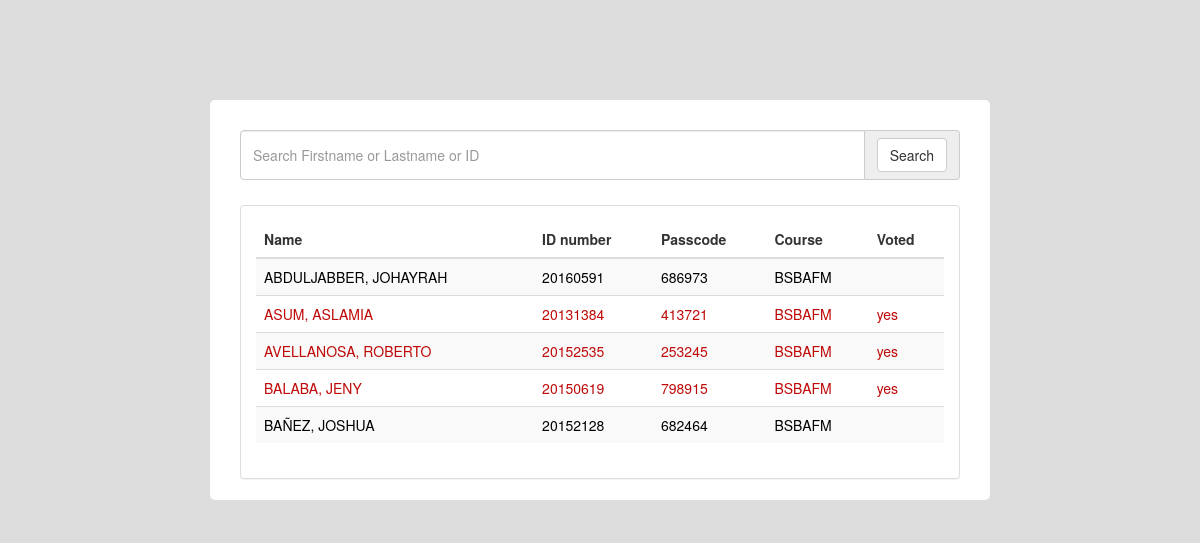
The page / on the database its author committed.
### tables this page shows
CREATE TABLE `students` (
  `id` int(255) NOT NULL,
  `last_name` varchar(255) NOT NULL,
  `first_name` varchar(255) NOT NULL,
  `ID_number` int(255) NOT NULL,
  `course` varchar(25) NOT NULL,
  `year` varchar(255) NOT NULL,
  `passcode` varchar(255) NOT NULL,
  `vote` varchar(255) NOT NULL
);

### php.php (called while the page is built, shortened)
<?php
function connect(){
	$db = new PDO("mysql:host=localhost;dbname=voting","root","");
	return $db;
}
function getstudents(){
	$db = connect();
	$query = $db->prepare("SELECT * FROM students LIMIT 5");
	$query->execute();
	$results = $query->fetchAll(PDO::FETCH_OBJ);
	return $results;
}
 ?>

### index.php (the view, shortened to what this page needs)
<?php include_once 'php.php'; ?>
<!DOCTYPE html>
<html>
<head>
	<link rel="stylesheet" type="text/css" href="plugins/bootstrap.min.css">
</head>
<body style="background-color: #DDDDDD;">
<div class="container">
	<div class="row" style="margin-top: 100px;">
		<div class="col-md-2"></div>
		<div class="col-md-8 form-group" style="height: 400px;
		background-color: white; border-radius: 5px; padding: 30px 30px;">
		<form method="POST" action="list.php">
			<div class="input-group">
				<input id="search" class="form-control" name="name/ID"
			placeholder="Search Firstname or Lastname or ID" type="text"
			style="height: 50px;">
			<span class="input-group-addon">
			<button class="btn btn-default btn-block" type="submit" name="sub">
			Search</button>
			</span>
			</div>
			<div class="panel panel-default" style="margin-top: 25px">
				<div class="panel-body">
					<table class="table table-striped">
					<thead>
					<tr>
						<th>Name</th>
						<th>ID number</th>
						<th>Passcode</th>
						<th>Course</th>
						<th>Voted</th>
					</tr>
					</thead>
					<tbody id="tbody">
					<?php foreach(getstudents() as $g): ?>
						<?php ($g->vote == 'yes')?	$color = '#bf0808': $color = 'black'; ?>
					<tr style="color: <?php echo $color ?>">
						<td>
						<?php echo $g->last_name.', '.$g->first_name; ?></td>
						<td><?php echo $g->ID_number; ?></td>
						<td><?php echo $g->passcode; ?></td>
						<td><?php echo $g->course; ?></td>
						<td><?php echo $g->vote; ?></td>
					</tr>
					<?php endforeach; ?>
					</tbody>
				</table>
				</div>
			</div>
		</form>
		</div>
		<div class="col-md-2"></div>
	</div>
</div>
</body>
</html>

### rows shown on the page
students: last_name "ABDULJABBER", first_name "JOHAYRAH", ID_number "20160591", passcode "686973", course "BSBAFM"
students: last_name "ASUM", first_name "ASLAMIA", ID_number "20131384", passcode "413721", course "BSBAFM", vote "yes"
students: last_name "AVELLANOSA", first_name "ROBERTO", ID_number "20152535", passcode "253245", course "BSBAFM", vote "yes"
students: last_name "BALABA", first_name "JENY", ID_number "20150619", passcode "798915", course "BSBAFM", vote "yes"
students: last_name "BAÑEZ", first_name "JOSHUA", ID_number "20152128", passcode "682464", course "BSBAFM"
